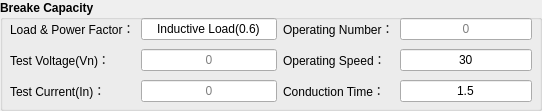
    <widget class="QGroupBox" name="groupBox_16">
     <property name="geometry">
      <rect>
       <x>350</x>
       <y>240</y>
       <width>542</width>
       <height>111</height>
      </rect>
     </property>
     <property name="minimumSize">
      <size>
       <width>541</width>
       <height>111</height>
      </size>
     </property>
     <property name="font">
      <font>
       <weight>75</weight>
       <bold>true</bold>
      </font>
     </property>
     <property name="styleSheet">
      <string notr="true">
#groupBox_login * {background-color: rgb();}</string>
     </property>
     <property name="title">
      <string>Breake Capacity</string>
     </property>
     <widget class="QWidget" name="gridLayoutWidget_17">
      <property name="geometry">
       <rect>
        <x>10</x>
        <y>15</y>
        <width>267</width>
        <height>91</height>
       </rect>
      </property>
      <layout class="QGridLayout" name="gridLayout_8">
       <item row="0" column="0">
        <widget class="QLabel" name="label_52">
         <property name="styleSheet">
          <string notr="true"/>
         </property>
         <property name="text">
          <string>Load &amp; Power Factor：</string>
         </property>
         <property name="alignment">
          <set>Qt::AlignLeading|Qt::AlignLeft|Qt::AlignVCenter</set>
         </property>
        </widget>
       </item>
       <item row="1" column="0">
        <widget class="QLabel" name="label_53">
         <property name="styleSheet">
          <string notr="true"/>
         </property>
         <property name="text">
          <string>Test Voltage(Vn)：</string>
         </property>
         <property name="alignment">
          <set>Qt::AlignLeading|Qt::AlignLeft|Qt::AlignVCenter</set>
         </property>
        </widget>
       </item>
       <item row="2" column="0">
        <widget class="QLabel" name="label_54">
         <property name="styleSheet">
          <string notr="true"/>
         </property>
         <property name="text">
          <string>Test Current(In)：</string>
         </property>
         <property name="alignment">
          <set>Qt::AlignLeading|Qt::AlignLeft|Qt::AlignVCenter</set>
         </property>
        </widget>
       </item>
       <item row="0" column="1">
        <widget class="QLineEdit" name="lineEditRn_7">
         <property name="font">
          <font>
           <pointsize>9</pointsize>
          </font>
         </property>
         <property name="focusPolicy">
          <enum>Qt::NoFocus</enum>
         </property>
         <property name="text">
          <string>Inductive Load(0.6)</string>
         </property>
         <property name="alignment">
          <set>Qt::AlignCenter</set>
         </property>
         <property name="readOnly">
          <bool>true</bool>
         </property>
        </widget>
       </item>
       <item row="1" column="1">
        <widget class="QLineEdit" name="lineEditVn_t_7">
         <property name="focusPolicy">
          <enum>Qt::NoFocus</enum>
         </property>
         <property name="alignment">
          <set>Qt::AlignCenter</set>
         </property>
         <property name="readOnly">
          <bool>true</bool>
         </property>
         <property name="placeholderText">
          <string>0</string>
         </property>
        </widget>
       </item>
       <item row="2" column="1">
        <widget class="QLineEdit" name="lineEditIn_t_7">
         <property name="focusPolicy">
          <enum>Qt::NoFocus</enum>
         </property>
         <property name="alignment">
          <set>Qt::AlignCenter</set>
         </property>
         <property name="readOnly">
          <bool>true</bool>
         </property>
         <property name="placeholderText">
          <string>0</string>
         </property>
        </widget>
       </item>
      </layout>
     </widget>
     <widget class="QWidget" name="gridLayoutWidget_18">
      <property name="geometry">
       <rect>
        <x>283</x>
        <y>15</y>
        <width>249</width>
        <height>91</height>
       </rect>
      </property>
      <layout class="QGridLayout" name="gridLayout_28">
       <item row="1" column="0">
        <widget class="QLabel" name="label_56">
         <property name="styleSheet">
          <string notr="true"/>
         </property>
         <property name="text">
          <string>Operating Speed：</string>
         </property>
         <property name="alignment">
          <set>Qt::AlignLeading|Qt::AlignLeft|Qt::AlignVCenter</set>
         </property>
        </widget>
       </item>
       <item row="2" column="0">
        <widget class="QLabel" name="label_57">
         <property name="styleSheet">
          <string notr="true"/>
         </property>
         <property name="text">
          <string>Conduction Time：</string>
         </property>
         <property name="alignment">
          <set>Qt::AlignLeading|Qt::AlignLeft|Qt::AlignVCenter</set>
         </property>
        </widget>
       </item>
       <item row="0" column="0">
        <widget class="QLabel" name="label_55">
         <property name="styleSheet">
          <string notr="true"/>
         </property>
         <property name="text">
          <string>Operating Number：</string>
         </property>
         <property name="alignment">
          <set>Qt::AlignLeading|Qt::AlignLeft|Qt::AlignVCenter</set>
         </property>
        </widget>
       </item>
       <item row="0" column="1">
        <widget class="QLineEdit" name="lineEditHandleNum_5">
         <property name="focusPolicy">
          <enum>Qt::NoFocus</enum>
         </property>
         <property name="text">
          <string/>
         </property>
         <property name="alignment">
          <set>Qt::AlignCenter</set>
         </property>
         <property name="readOnly">
          <bool>true</bool>
         </property>
         <property name="placeholderText">
          <string>0</string>
         </property>
        </widget>
       </item>
       <item row="1" column="1">
        <widget class="QLineEdit" name="lineEditHandleRate_4">
         <property name="focusPolicy">
          <enum>Qt::NoFocus</enum>
         </property>
         <property name="toolTip">
          <string>/min</string>
         </property>
         <property name="text">
          <string>30</string>
         </property>
         <property name="alignment">
          <set>Qt::AlignCenter</set>
         </property>
         <property name="readOnly">
          <bool>true</bool>
         </property>
        </widget>
       </item>
       <item row="2" column="1">
        <widget class="QLineEdit" name="lineEditTongTime_4">
         <property name="focusPolicy">
          <enum>Qt::NoFocus</enum>
         </property>
         <property name="toolTip">
          <string>s</string>
         </property>
         <property name="text">
          <string>1.5</string>
         </property>
         <property name="alignment">
          <set>Qt::AlignCenter</set>
         </property>
         <property name="readOnly">
          <bool>true</bool>
         </property>
        </widget>
       </item>
      </layout>
     </widget>
    </widget>
